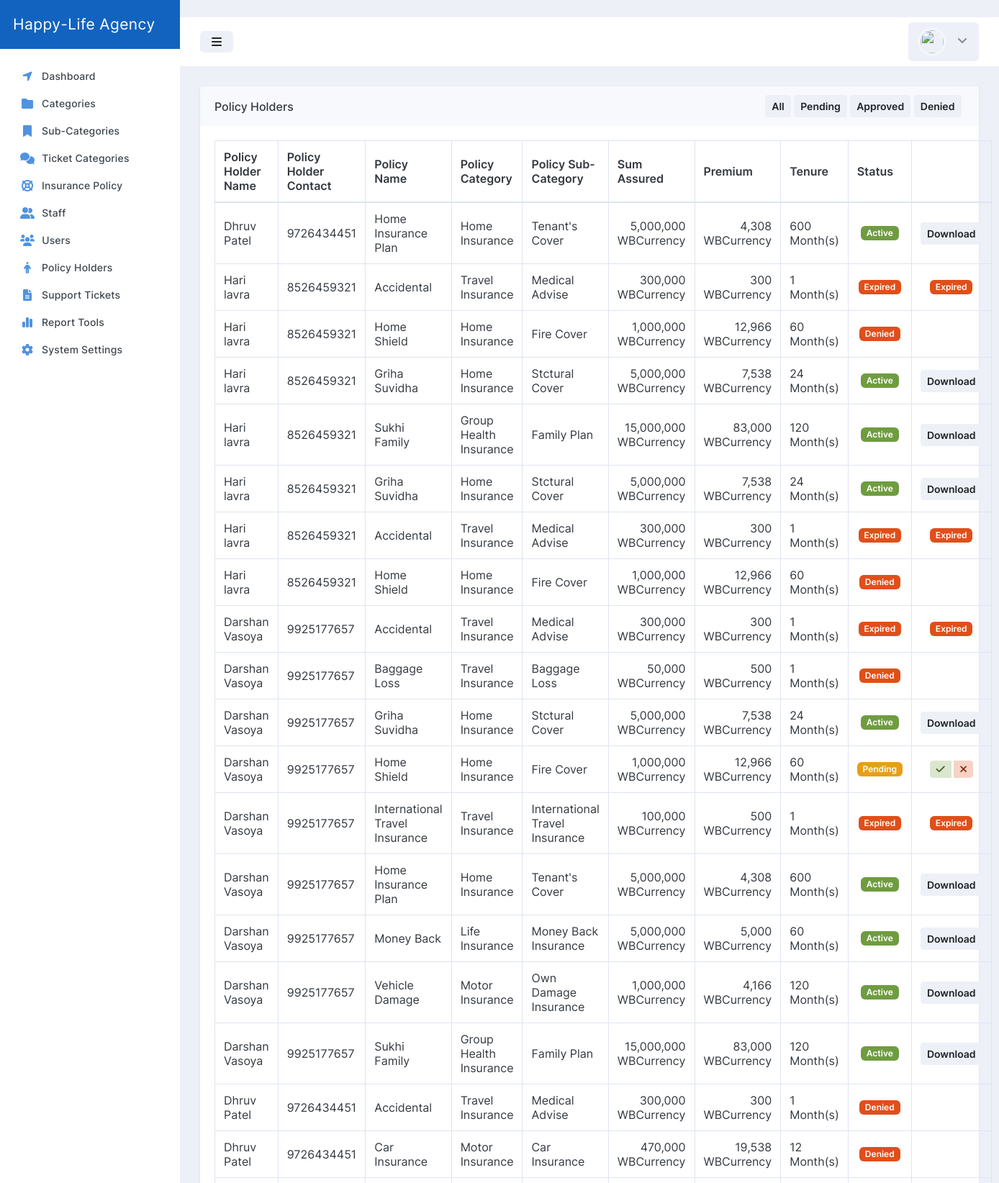
Screenshot of /Script/admin/pages/applications.php (upper part) with the database file from the repository.
### tables this page shows
CREATE TABLE `tbl_policy_applications` (
  `id` int(70) NOT NULL,
  `member_id` int(10) NOT NULL,
  `policy_id` int(10) NOT NULL,
  `sum_assured` double NOT NULL,
  `premium` double NOT NULL,
  `tenture` int(10) NOT NULL,
  `active_date` date DEFAULT NULL,
  `approved_by` int(10) DEFAULT NULL,
  `status` int(1) NOT NULL DEFAULT 0
);

CREATE TABLE `tbl_users` (
  `id` int(10) NOT NULL,
  `first_name` varchar(70) NOT NULL DEFAULT 'Grace',
  `last_name` varchar(70) NOT NULL DEFAULT 'Kway',
  `gender` varchar(6) NOT NULL DEFAULT 'Female',
  `phone` varchar(70) NOT NULL DEFAULT '+255765435392',
  `city` varchar(70) NOT NULL DEFAULT '-',
  `street` varchar(70) NOT NULL DEFAULT '-',
  `email` varchar(70) NOT NULL DEFAULT 'gracekway76@gmail.com',
  `login` varchar(255) NOT NULL DEFAULT '$2y$10$8mhOTnS7vo9xou44cbm05.ylOSrV5B2XnAWIjp6WO2991qpSNU2ne',
  `level` int(2) NOT NULL DEFAULT 2 COMMENT '0 = Admin, 1 = Staff, 2 = User',
  `status` int(2) NOT NULL DEFAULT 1 COMMENT '1 = Active, 0 = Inactive'
);

CREATE TABLE `tbl_insuarance_policy` (
  `id` int(10) NOT NULL,
  `name` varchar(100) NOT NULL,
  `category` int(10) NOT NULL,
  `sub_category` int(10) NOT NULL,
  `sum_assured` double NOT NULL,
  `premium` double NOT NULL,
  `tenture` int(10) NOT NULL,
  `status` int(1) NOT NULL DEFAULT 1
);

CREATE TABLE `tbl_insuarance_category` (
  `id` int(10) NOT NULL,
  `name` varchar(100) NOT NULL,
  `status` int(1) NOT NULL DEFAULT 1
);

CREATE TABLE `tbl_insuarance_sub_category` (
  `id` int(10) NOT NULL,
  `category` int(10) NOT NULL,
  `name` varchar(100) NOT NULL,
  `status` int(1) NOT NULL DEFAULT 1
);

### Script/admin/pages/applications.php (the view, shortened to what this page needs)
<!doctype html>
<html lang="en">
<head>
    <link rel="stylesheet" id="css-main" href="assets/css/dashmix.min-5.4.css">
    <link rel="stylesheet" href="assets/js/plugins/datatables-bs5/css/dataTables.bootstrap5.min.css">
    <link rel="stylesheet" href="assets/js/plugins/datatables-buttons-bs5/css/buttons.bootstrap5.min.css">
    <link rel="stylesheet" href="assets/js/plugins/datatables-responsive-bs5/css/responsive.bootstrap5.min.css">
    <link type="text/css" rel="stylesheet" href="assets/loader/waitMe.css">
    <?php if (Theme !== "") {
        print '<link rel="stylesheet" id="css-theme" href="assets/css/themes/' . Theme . '">';
    } ?>
</head>
<body>
    <div id="page-container" class="sidebar-o <?php echo Header; ?> enable-page-overlay side-scroll <?php echo Sidebar; ?> <?php echo PageHeader; ?> <?php echo Sidebar_Min; ?> <?php echo Sidebar_Pos; ?> <?php echo Header; ?> <?php echo MainContent; ?>">
        <?php require_once('main_nav.php'); ?>
        <main id="main-container">
            <div class="content">
                <div class="block block-rounded">
                    <div class="block-header block-header-default">
                        <h3 class="block-title">
                            Policy Holders
                        </h3>
                        <a class="btn btn-sm btn-alt-secondary js-bs-tooltip-enabled" href="admin?page=applications">All</a>&nbsp;
                        <a class="btn btn-sm btn-alt-secondary js-bs-tooltip-enabled" href="admin?page=pending_applications">Pending</a>&nbsp;
                        <a class="btn btn-sm btn-alt-secondary js-bs-tooltip-enabled" href="admin?page=approved_applications">Approved</a>&nbsp;
                        <a class="btn btn-sm btn-alt-secondary js-bs-tooltip-enabled" href="admin?page=denied_applications">Denied</a>&nbsp;
                    </div>
                    <div class="block-content block-content-full">
                        <table class="table table-bordered table-vcenter js-dataTable-buttons">
                            <thead>
                                <tr>
                                    <th>Policy Holder Name</th>
                                    <th>Policy Holder Contact</th>
                                    <th>Policy Name</th>
                                    <th>Policy Category</th>
                                    <th>Policy Sub-Category</th>
                                    <th>Sum Assured</th>
                                    <th>Premium</th>
                                    <th>Tenure</th>
                                    <th style="width: 5%;">Status</th>
                                    <th style="width: 5%;"></th>
                                </tr>
                            </thead>
                            <tbody>
                                <?php
                                try {
                                    $conn = new PDO('mysql:host=' . DBHost . ';dbname=' . DBName . ';charset=' . DBCharset . ';collation=' . DBCollation . ';prefix=' . DBPrefix . '', DBUser, DBPass);
                                    $conn->setAttribute(PDO::ATTR_ERRMODE, PDO::ERRMODE_EXCEPTION);
                                    $stmt = $conn->prepare("SELECT * FROM tbl_policy_applications LEFT JOIN tbl_insuarance_policy ON tbl_policy_applications.policy_id = tbl_insuarance_policy.id LEFT JOIN tbl_insuarance_category ON tbl_insuarance_policy.category = tbl_insuarance_category.id LEFT JOIN tbl_insuarance_sub_category ON tbl_insuarance_policy.sub_category = tbl_insuarance_sub_category.id LEFT JOIN tbl_users ON tbl_policy_applications.member_id = tbl_users.id ORDER BY tbl_policy_applications.id");
                                    $stmt->execute();
                                    $result = $stmt->fetchAll();
                                    foreach ($result as $row) {
                                        $months = $row[5];
                                ?>
                                        <tr>
                                            <td class="">
                                                <?php echo $row[25]; ?> <?php echo $row[26]; ?>
                                            </td>
                                            <td class="">
                                                <?php echo $row[28]; ?>
                                            </td>
                                            <td class="">
                                                <?php echo $row[10]; ?>
                                            </td>
                                            <td class="">
                                                <?php echo $row[18]; ?>
                                            </td>
                                            <td class="">
                                                <?php echo $row[22]; ?>
                                            </td>
                                            <td class="" align="right">
                                                <?php echo number_format($row[3]); ?> <?php echo WBCurrency; ?>
                                            </td>
                                            <td class="" align="right">
                                                <?php echo number_format($row[4]); ?> <?php echo WBCurrency; ?>
                                            </td>
                                            <td class="">
                                                <?php echo $row[5]; ?> Month(s)
                                            </td>
                                            <td class="" align="center">
                                                <?php
                                                switch ($row[8]) {
                                                    case '0':
                                                ?><span class="badge bg-warning">Pending</span><?php
                                                        break;
                                                    case '2':
                                                ?><span class="badge bg-danger">Denied</span><?php
                                                        break;
                                                    case '1':
                                                        $active_date = $row[6];
                                                        $date = date_create($active_date);
                                                        date_add($date, date_interval_create_from_date_string("$months months"));
                                                        $new_d = date_format($date, "Y-m-d");
                                                        if (new DateTime() > new DateTime($new_d)) {
                                                ?><span class="badge bg-danger">Expired</span><?php
                                                        } else {
                                                ?><span class="badge bg-success">Active</span><?php
                                                        }
                                                        break;
                                                }
                                                ?>
                                            </td>
                                            <td class=" text-center">
                                                <?php
                                                switch ($row[8]) {
                                                    case '0':
                                                ?>
                                                        <div class="btn-group">
                                                            <a class="btn btn-sm btn-alt-success js-bs-tooltip-enabled" onclick="return confirm('Are you sure you want to approve policy?');" href="admin/core/approve_policy?id=<?php echo $row[0]; ?>&auth=<?php echo $row[1]; ?>&src=<?php echo $_GET['page']; ?>&tit=<?php echo $row[10]; ?>">
                                                                <i class="fa fa-check"></i>
                                                            </a>
                                                            <a class="btn btn-sm btn-alt-danger js-bs-tooltip-enabled" onclick="return confirm('Are you sure you want to deny policy?');" href="admin/core/deny_policy?id=<?php echo $row[0]; ?>&auth=<?php echo $row[1]; ?>&src=<?php echo $_GET['page']; ?>&tit=<?php echo $row[10]; ?>">
                                                                <i class="fa fa-times"></i>
                                                            </a>
                                                        </div>
                                                        <?php
                                                        break;
                                                    case '2':
                                                        break;
                                                    case '1':
                                                        $active_date = $row[6];
                                                        $date = date_create($active_date);
                                                        date_add($date, date_interval_create_from_date_string("$months months"));
                                                        $new_d = date_format($date, "Y-m-d");
                                                        $expire__date = DateTime::createFromFormat('Y-m-d', $new_d);
                                                        $currentDate = new DateTime('now');
                                                        $interval = $currentDate->diff($expire__date);
                                                        if ($interval->invert == 1) {
                                                        ?><span class="badge bg-danger">Expired</span><?php
                                                        } else {
                                                ?>
                                                            <a class="btn btn-sm btn-alt-secondary js-bs-tooltip-enabled" href="admin/core/download-policy?id=<?php echo $row[0]; ?>" target="_blank" >
                                                                Download
                                                            </a>
                                                <?php
                                                        }
                                                        break;
                                                }
                                                ?>
                                            </td>
                                        </tr>
                                <?php
                                    }
                                } catch (PDOException $e) {
                                    echo "Connection failed: " . $e->getMessage();
                                }
                                ?>
                            </tbody>
                        </table>
                    </div>
                </div>
            </div>
        </main>
    </div>
</body>
</html>

### rows the page displays
tbl_policy_applications: member.first_name "Dhruv", member.last_name "Patel", member.phone "9726434451", policy.name "Home Insurance Plan", tbl_insuarance_category.name "Home Insurance", tbl_insuarance_sub_category.name "Tenant's Cover", sum_assured "5,000,000", premium "4,308", tenture "600", status "Active"
tbl_policy_applications: member.first_name "Hari", member.last_name "lavra", member.phone "8526459321", policy.name "Accidental", tbl_insuarance_category.name "Travel Insurance", tbl_insuarance_sub_category.name "Medical Advise", sum_assured "300,000", premium "300", tenture "1", status "Expired"
tbl_policy_applications: member.first_name "Hari", member.last_name "lavra", member.phone "8526459321", policy.name "Home Shield", tbl_insuarance_category.name "Home Insurance", tbl_insuarance_sub_category.name "Fire Cover", sum_assured "1,000,000", premium "12,966", tenture "60", status "Denied"
tbl_policy_applications: member.first_name "Hari", member.last_name "lavra", member.phone "8526459321", policy.name "Griha Suvidha", tbl_insuarance_category.name "Home Insurance", tbl_insuarance_sub_category.name "Stctural Cover", sum_assured "5,000,000", premium "7,538", tenture "24", status "Active"
tbl_policy_applications: member.first_name "Hari", member.last_name "lavra", member.phone "8526459321", policy.name "Sukhi Family", tbl_insuarance_category.name "Group Health Insurance", tbl_insuarance_sub_category.name "Family Plan", sum_assured "15,000,000", premium "83,000", tenture "120", status "Active"
tbl_policy_applications: member.first_name "Hari", member.last_name "lavra", member.phone "8526459321", policy.name "Griha Suvidha", tbl_insuarance_category.name "Home Insurance", tbl_insuarance_sub_category.name "Stctural Cover", sum_assured "5,000,000", premium "7,538", tenture "24", status "Active"
tbl_policy_applications: member.first_name "Hari", member.last_name "lavra", member.phone "8526459321", policy.name "Accidental", tbl_insuarance_category.name "Travel Insurance", tbl_insuarance_sub_category.name "Medical Advise", sum_assured "300,000", premium "300", tenture "1", status "Expired"
tbl_policy_applications: member.first_name "Hari", member.last_name "lavra", member.phone "8526459321", policy.name "Home Shield", tbl_insuarance_category.name "Home Insurance", tbl_insuarance_sub_category.name "Fire Cover", sum_assured "1,000,000", premium "12,966", tenture "60", status "Denied"
tbl_policy_applications: member.first_name "Darshan", member.last_name "Vasoya", member.phone "9925177657", policy.name "Accidental", tbl_insuarance_category.name "Travel Insurance", tbl_insuarance_sub_category.name "Medical Advise", sum_assured "300,000", premium "300", tenture "1", status "Expired"
tbl_policy_applications: member.first_name "Darshan", member.last_name "Vasoya", member.phone "9925177657", policy.name "Baggage Loss", tbl_insuarance_category.name "Travel Insurance", tbl_insuarance_sub_category.name "Baggage Loss", sum_assured "50,000", premium "500", tenture "1", status "Denied"
tbl_policy_applications: member.first_name "Darshan", member.last_name "Vasoya", member.phone "9925177657", policy.name "Griha Suvidha", tbl_insuarance_category.name "Home Insurance", tbl_insuarance_sub_category.name "Stctural Cover", sum_assured "5,000,000", premium "7,538", tenture "24", status "Active"
tbl_policy_applications: member.first_name "Darshan", member.last_name "Vasoya", member.phone "9925177657", policy.name "Home Shield", tbl_insuarance_category.name "Home Insurance", tbl_insuarance_sub_category.name "Fire Cover", sum_assured "1,000,000", premium "12,966", tenture "60", status "Pending"
tbl_policy_applications: member.first_name "Darshan", member.last_name "Vasoya", member.phone "9925177657", policy.name "International Travel Insurance", tbl_insuarance_category.name "Travel Insurance", tbl_insuarance_sub_category.name "International Travel Insurance", sum_assured "100,000", premium "500", tenture "1", status "Expired"
tbl_policy_applications: member.first_name "Darshan", member.last_name "Vasoya", member.phone "9925177657", policy.name "Home Insurance Plan", tbl_insuarance_category.name "Home Insurance", tbl_insuarance_sub_category.name "Tenant's Cover", sum_assured "5,000,000", premium "4,308", tenture "600", status "Active"
tbl_policy_applications: member.first_name "Darshan", member.last_name "Vasoya", member.phone "9925177657", policy.name "Money Back", tbl_insuarance_category.name "Life Insurance", tbl_insuarance_sub_category.name "Money Back Insurance", sum_assured "5,000,000", premium "5,000", tenture "60", status "Active"
tbl_policy_applications: member.first_name "Darshan", member.last_name "Vasoya", member.phone "9925177657", policy.name "Vehicle Damage", tbl_insuarance_category.name "Motor Insurance", tbl_insuarance_sub_category.name "Own Damage Insurance", sum_assured "1,000,000", premium "4,166", tenture "120", status "Active"
tbl_policy_applications: member.first_name "Darshan", member.last_name "Vasoya", member.phone "9925177657", policy.name "Sukhi Family", tbl_insuarance_category.name "Group Health Insurance", tbl_insuarance_sub_category.name "Family Plan", sum_assured "15,000,000", premium "83,000", tenture "120", status "Active"
tbl_policy_applications: member.first_name "Dhruv", member.last_name "Patel", member.phone "9726434451", policy.name "Accidental", tbl_insuarance_category.name "Travel Insurance", tbl_insuarance_sub_category.name "Medical Advise", sum_assured "300,000", premium "300", tenture "1", status "Denied"
tbl_policy_applications: member.first_name "Dhruv", member.last_name "Patel", member.phone "9726434451", policy.name "Car Insurance", tbl_insuarance_category.name "Motor Insurance", tbl_insuarance_sub_category.name "Car Insurance", sum_assured "470,000", premium "19,538", tenture "12", status "Denied"
